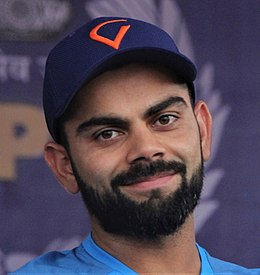
#> input picture src/33 - Pillow Library/Kohli1.jpg, 260 x 275 px, given in place of car1.jpg, which was not available
$ python gamma.py
#> lines starting #> are read from the running program, lines starting #| are printed output that depends on the picture
import cv2
import numpy as np

'''
Intensity transformation
Power-law (gamma) transformations can be mathematically expressed as s = cr^{Y}

Y: gamma correction
r: pixel value of the image
s: output pixel value

'''

def gamma_filter(image , gamma = 1.0):
    #invGamma = 1.0 / gamma
    table = np.array([((i / 255.0) ** gamma) * 255
	    for i in np.arange(0, 256)]).astype("uint8")

    # apply gamma correction using the lookup table
    return cv2.LUT(image, table)

def inv_gamma_filter(image , gamma = 1.0):
    invGamma = 1.0 / gamma
    table = np.array([((i / 255.0) ** invGamma) * 255
	    for i in np.arange(0, 256)]).astype("uint8")

    # apply gamma correction using the lookup table
    return cv2.LUT(image, table)

# read image
frame = cv2.imread('../Images and Videos/car1.jpg')
#> frame is the input picture: shape (275, 260, 3); mean B, G, R 85.9, 69.6, 81
print(frame.shape)
#| (275, 260, 3)
frame = cv2.resize(frame, (300,400))
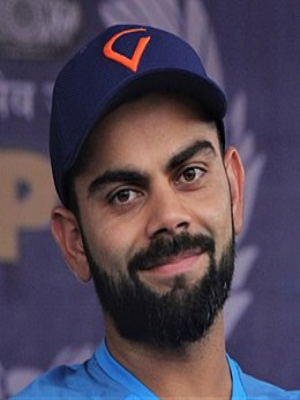
#> frame: shape (400, 300, 3); mean B, G, R 85.8, 69.5, 80.9
#> (the run stopped early here; a loop or call above may not have finished)

$ run again, on src/33 - Pillow Library/kohli3.jpg
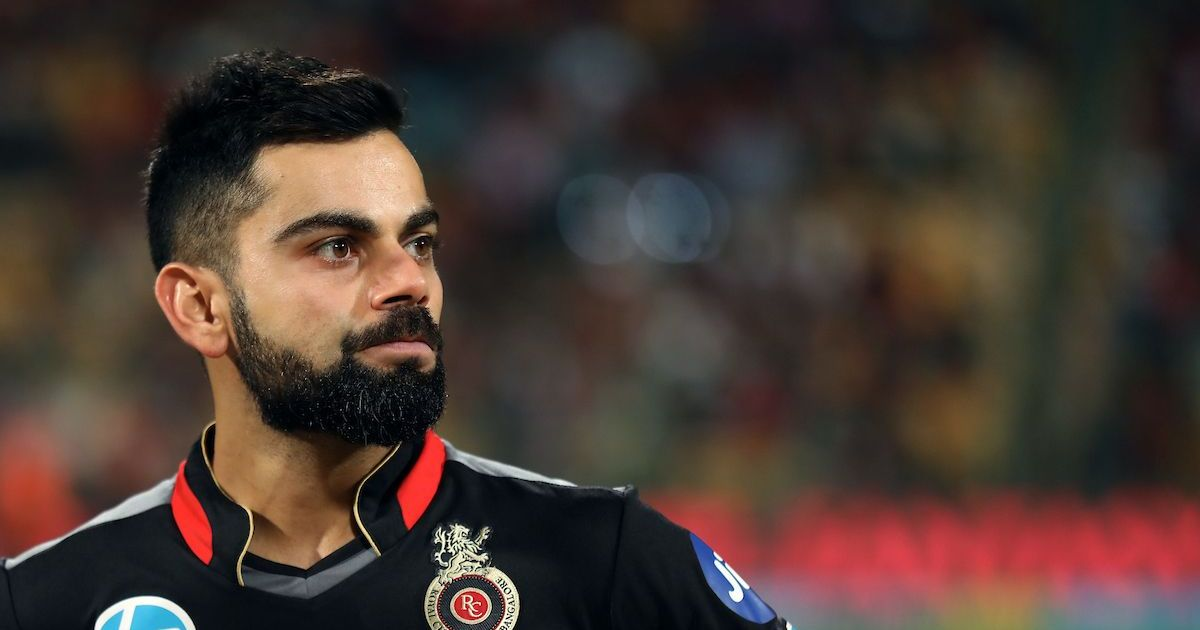
#> input picture src/33 - Pillow Library/kohli3.jpg, 1200 x 630 px, given in place of car1.jpg, which was not available
#> frame is the input picture: shape (630, 1200, 3); mean B, G, R 49.9, 56.5, 71.8
#| (630, 1200, 3)
#> `frame = cv2.resize(frame, (300,400))`:
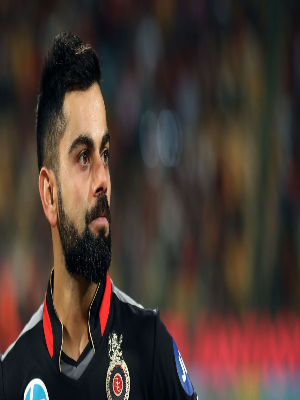
#> frame: shape (400, 300, 3); mean B, G, R 49.8, 56.3, 71.7
